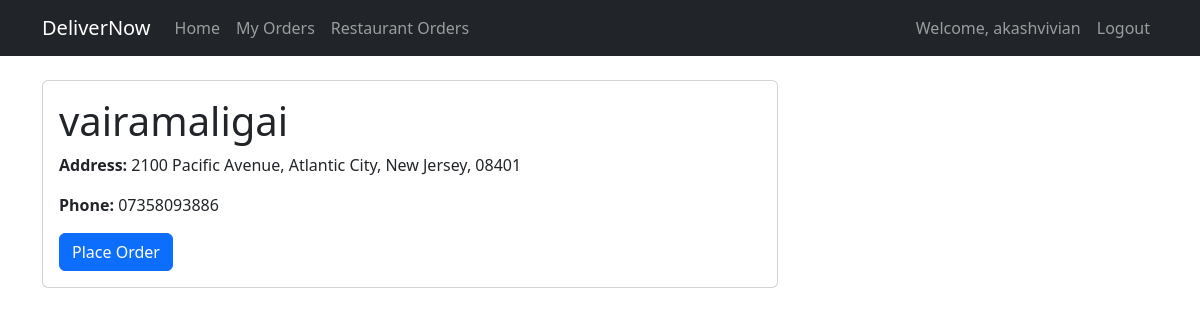
The page /restaurant/1/ (signed in) on the database its author committed.
### core/models.py (models this page shows, shortened)
class Restaurant(models.Model):
    name = models.CharField(max_length=100)
    address = models.TextField()
    phone = models.CharField(max_length=20)
    owner = models.ForeignKey(User, on_delete=models.CASCADE, related_name='restaurants')
    created_at = models.DateTimeField(auto_now_add=True)

### core/views.py (the view)
# urls.py: path('restaurant/<int:pk>/', views.restaurant_detail, name='restaurant_detail'),
@login_required
def restaurant_detail(request, pk):
    restaurant = get_object_or_404(Restaurant, pk=pk)
    return render(request, 'core/restaurant_detail.html', {'restaurant': restaurant})

### core/templates/core/restaurant_detail.html (shortened to what this page needs)
{% extends 'core/base.html' %}
{% block content %}
<div class="row">
    <div class="col-md-8">
        <div class="card">
            <div class="card-body">
                <h1 class="card-title">{{ restaurant.name }}</h1>
                <p class="card-text"><strong>Address:</strong> {{ restaurant.address }}</p>
                <p class="card-text"><strong>Phone:</strong> {{ restaurant.phone }}</p>
                {% if user.is_authenticated %}
                    <a href="{% url 'place_order' restaurant_id=restaurant.id %}" class="btn btn-primary">Place Order</a>
                {% else %}
                    <p class="text-muted">Please <a href="{% url 'login' %}">login</a> to place an order.</p>
                {% endif %}
            </div>
        </div>
    </div>
</div>
{% endblock %}

### core/templates/core/base.html (shortened to what this page needs)
<!DOCTYPE html>
<html lang="en">
<head>
    <link href="https://cdn.jsdelivr.net/npm/bootstrap@5.3.0/dist/css/bootstrap.min.css" rel="stylesheet">
</head>
<body>
    <nav class="navbar navbar-expand-lg navbar-dark bg-dark">
        <div class="container">
            <a class="navbar-brand" href="{% url 'home' %}">DeliverNow</a>
            <div class="collapse navbar-collapse" id="navbarNav">
                <ul class="navbar-nav me-auto">
                    <li class="nav-item">
                        <a class="nav-link" href="{% url 'home' %}">Home</a>
                    </li>
                    {% if user.is_authenticated %}
                        <li class="nav-item">
                            <a class="nav-link" href="{% url 'my_orders' %}">My Orders</a>
                        </li>
                        {% if user.restaurants.exists %}
                            <li class="nav-item">
                                <a class="nav-link" href="{% url 'restaurant_orders' %}">Restaurant Orders</a>
                            </li>
                        {% endif %}
                    {% endif %}
                </ul>
                <ul class="navbar-nav">
                    {% if user.is_authenticated %}
                        <li class="nav-item">
                            <span class="nav-link">Welcome, {{ user.username }}</span>
                        </li>
                        <li class="nav-item">
                            <a class="nav-link" href="{% url 'logout' %}">Logout</a>
                        </li>
                    {% endif %}
                </ul>
            </div>
        </div>
    </nav>
    <div class="container mt-4">
        {% block content %}
        {% endblock %}
    </div>
</body>
</html>

### rows shown on the page
Restaurant: name "vairamaligai", address "2100 Pacific Avenue, Atlantic City, New Jersey, 08401", phone "07358093886"

### other values the page prints
{{ user.username }} "akashvivian"
